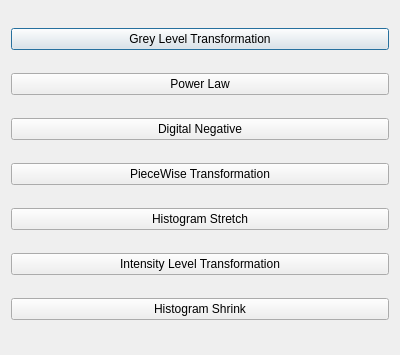
<?xml version="1.0" encoding="UTF-8"?>
<ui version="4.0">
 <class>MapOption_Dialog</class>
 <widget class="QDialog" name="MapOption_Dialog">
  <property name="geometry">
   <rect>
    <x>0</x>
    <y>0</y>
    <width>400</width>
    <height>355</height>
   </rect>
  </property>
  <property name="windowTitle">
   <string>Dialog</string>
  </property>
  <property name="autoFillBackground">
   <bool>false</bool>
  </property>
  <layout class="QGridLayout" name="gridLayout">
   <item row="0" column="0">
    <widget class="QPushButton" name="Grey_Level_Tran_Button">
     <property name="text">
      <string>Grey Level Transformation</string>
     </property>
    </widget>
   </item>
   <item row="1" column="0">
    <widget class="QPushButton" name="Power_Law_Tran_Button">
     <property name="text">
      <string>Power Law</string>
     </property>
    </widget>
   </item>
   <item row="2" column="0">
    <widget class="QPushButton" name="Digital_Negative_Button">
     <property name="text">
      <string>Digital Negative</string>
     </property>
    </widget>
   </item>
   <item row="3" column="0">
    <widget class="QPushButton" name="PieceWise_Tran_Button">
     <property name="text">
      <string>PieceWise Transformation</string>
     </property>
    </widget>
   </item>
   <item row="4" column="0">
    <widget class="QPushButton" name="Histogram_Stretch_Button">
     <property name="text">
      <string>Histogram Stretch</string>
     </property>
    </widget>
   </item>
   <item row="5" column="0">
    <widget class="QPushButton" name="Intensity_Level_Tran_Button">
     <property name="text">
      <string>Intensity Level Transformation</string>
     </property>
    </widget>
   </item>
   <item row="6" column="0">
    <widget class="QPushButton" name="Histogram_Shrink_Button">
     <property name="text">
      <string>Histogram Shrink</string>
     </property>
    </widget>
   </item>
  </layout>
 </widget>
 <resources/>
 <connections/>
</ui>
